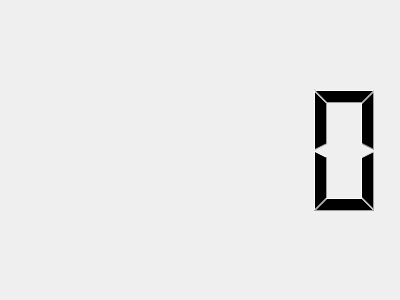
<?xml version="1.0" encoding="UTF-8"?>
<ui version="4.0">
 <class>MainWindow</class>
 <widget class="QMainWindow" name="MainWindow">
  <property name="geometry">
   <rect>
    <x>0</x>
    <y>0</y>
    <width>400</width>
    <height>300</height>
   </rect>
  </property>
  <property name="windowTitle">
   <string>Fancy Clock</string>
  </property>
  <widget class="QWidget" name="centralWidget">
   <layout class="QHBoxLayout" name="horizontalLayout">
    <item>
     <widget class="QLCDNumber" name="lcdNumber">
      <property name="frameShape">
       <enum>QFrame::NoFrame</enum>
      </property>
     </widget>
    </item>
   </layout>
  </widget>
 </widget>
 <layoutdefault spacing="6" margin="11"/>
 <resources/>
 <connections/>
</ui>
